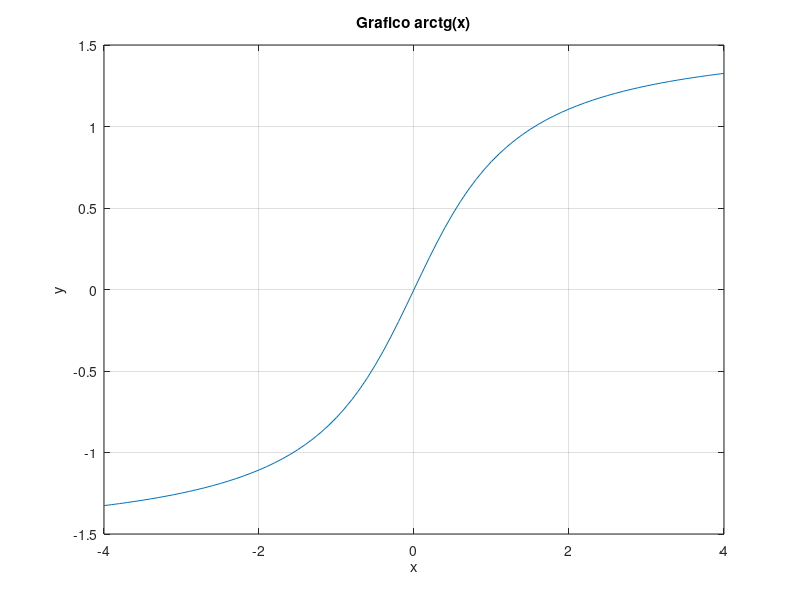
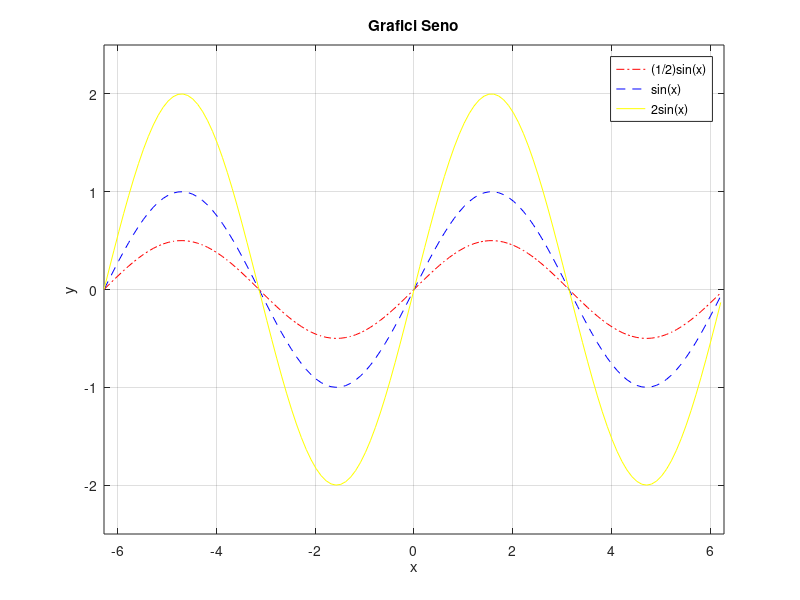
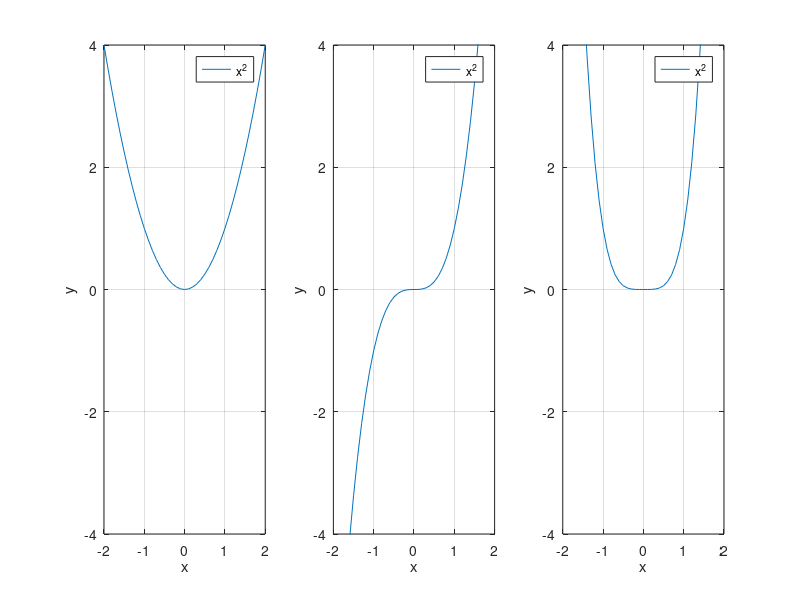
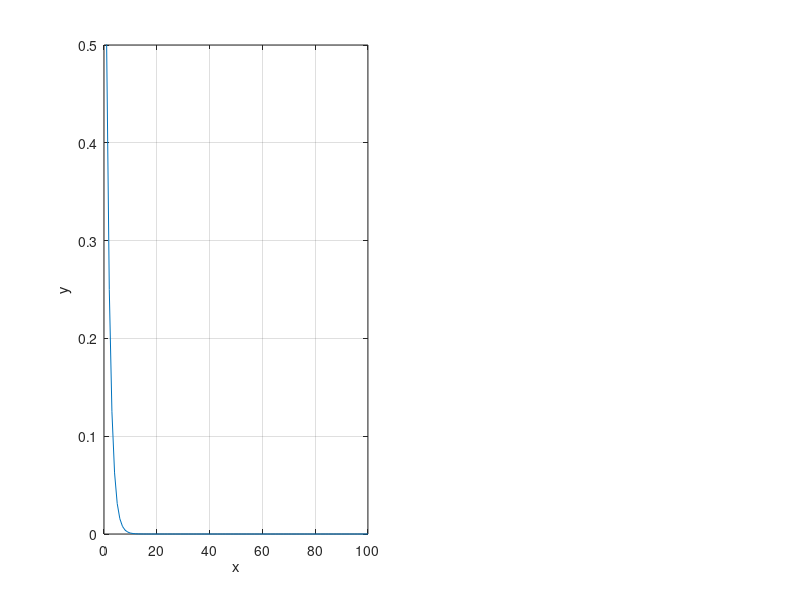

Write MATLAB code to recreate these figures, in order. (Note: this script raises an error after producing the figures.)
%% Pulisci tutto
clc
close all
clear all

%% Punto A

% A. Grafico della funzione arcotangente nell’intervallo [-4, 4].

% Creazione vettore X con valori da -4 a 4 con step di 0.1 
X = -4:0.1:4;

figure;

% Stampa il grafico
% atan(X):= vettore composto dai valori dell'arcotangente per ogni valore di X
plot(X, atan(X));

% Titolo del grafico
title('Grafico arctg(x)');

% Nome degli assi x e y
xlabel('x');
ylabel('y');

% Attiva griglia
grid on;

%% Punto B

% B. Immagine con i grafici di (1/2)*sin(x), sin(x) e 2*sin(x) sovrapposti 
%    nell’intervallo [−2*pi, 2*pi].

% Vettore di tutti i valori da -2*pi a 2pi con step di 0.1
X = -2*pi:0.1:2*pi;
% Vettore composto dai valori del seno calcolati per ogni elemento di X
SEN = sin(X);

figure;

% Grafico 1/2 sin(x), '--r' indica linea tratto-punto rossa
plot(X, (0.5)*SEN, '-.r');

hold on
% Limite assi del grafico, su ascissa va da -2*pi a 2*pi,
% su ascissa da -2.5 a 2.5
axis([-2*pi 2*pi -2.5 2.5]);

% Inserisci griglia
grid on

% Titolo grafico
title('Grafici Seno');

% Nomi degli assi
xlabel('x');
ylabel('y');

% Grafico sin(x), '--b' indica linea tratteggiata blu
plot(X, SEN, '--b');

% Grafico 2sin(x), '-y' indica linea continua gialla
plot(X, 2*SEN, '-y');

% Legenda grafico
legend('(1/2)sin(x)', 'sin(x)', '2sin(x)');

hold off

%% Punto C

% C. Immagine con tre sottografici, che rappresentano rispettivamente x^2, 
%    x^3 e x^4 nell’intervallo [-2, 2].

X = -2:0.1:2;

% Crea la figure (finestra) del grafico con posizione dell'angolo in basso
% sinistra (200,200) dello schermo del PC, e con dimensione 900x300 piXl.
% In questo modo i grafici NON risultano "stirati" in altezza e quindi
% visivamente migliori da osservare.
f = figure('Position', [200 200 900 300]);

% Creazione di 3 subplots, 1 riga e 3 colonne

% Primo subplot
subplot(1,3,1);
% Stampa grafico
plot(X, X.^2);
% Inserisci griglia
grid on
% Limita l'asse y ai valori tra -4 a 4
ylim([-4 4]);
% Nomina gli assi
xlabel('x');
ylabel('y');
% Inserisci legenda con nome della funzione
legend('x^2');

% Secondo subplot
subplot(1,3,2);
plot(X, X.^3);
% Inserisci griglia
grid on
% Limita l'asse y ai valori tra -4 a 4
ylim([-4 4]);
% Nomina gli assi
xlabel('x');
ylabel('y');
% Inserisci legenda con nome della funzione
legend('x^2');

% Terzo subplot
subplot(1,3,3);
plot(X, X.^4);
% Inserisci griglia
grid on
% Limita l'asse y ai valori tra -4 a 4
ylim([-4 4]);
% Nomina gli assi
xlabel('x');
ylabel('y');
% Inserisci legenda con nome della funzione
legend('x^2');

%% Punto D

% D. Immagine con il grafico della funzione y=0.5*x con x∈[0,100], e lo 
%    stesso grafico fatto con scala logaritmica sull’asse y (i due grafici 
%    non devono essere sovrapposti).

% Creazione vettore X da 0 a 100 con step 1
X = 0:1:100;

% Crea la figure (finestra) del grafico con posizione dell'angolo in basso
% sinistra (200,200) dello schermo del PC, e con dimensione 900x300 piXl.
% In questo modo i grafici NON risultano "stirati" in altezza e quindi
% visivamente migliori da osservare.
f = figure('Position', [200 200 1100 400]);

% Creazione di due subplot, 1 riga e due colonne per far si che non siano
% sovrapposti i grafici

subplot(1,2,1);
% Stampa grafico con assi in scala normale
plot(X, (0.5).^X);
% Inserisci grilia
grid on
% Limita l'asse y da 0 a 0.5
ylim([0 0.5]);
% Nomi degli assi
xlabel('x');
ylabel('y');
% Inserisce titolo del subplot
subtitle('(1/2)^x');

subplot(1,2,2);
% Stampa grafico con asse y in scala logaritmica
semilogy(X, (0.5).^X);
% Inserisci griglia
grid on
% Nomi degli assi
xlabel('x');
ylabel('y');
% Inserisce titolo al subplot
subtitle('(1/2)^x con asse y in scala logaritmica');


%% Punto E

% E. Immagine con i grafici delle funzioni y=x^k conx∈[1,1000] e 
%    k∈{2,1,0.5} sovrapposti con colori diversi.

% Creazione vettore X con valori da 1 a 1000 con step 0.1
X = 1:0.1:1000;
% Creazione vettore k, che rappresenta l'insieme k
k = [2 1 0.5];

figure;

plot(X, X.^k(1),'r');

% Inizio creazione grafico
hold on

% Titolo del grafico, \in è il simbolo "appartiene" in LaTex
title('Grafico x^k con k\in\{2,1,0.5\}')

% Inserisci griglia
grid on

% Nomina gli assi
xlabel('x');
ylabel('y');

% Stampa i tre grafici colorati rispettivamente di rosso, blu e giallo
plot(X, X.^k(2),'b');
plot(X, X.^k(3),'y');

% Inserisci legenda del grafico
legend('x^2','x','\surdx');

hold off

%% Punto F

% F. Come nel punto E ma usando la scala logaritmica sia sull’asse x che 
%    sull’asse y.

% Creazione vettore X con valori da 1 a 1000 con step 0.1
X = 1:0.1:1000;
% Creazione vettore k, che rappresenta l'insieme k
k = [2 1 0.5];

figure;

loglog(X, X.^k(1),'r');

hold on
% Stampa i tre grafici colorati rispettivamente di rosso, blu e giallo
% con entrambi gli assi in scala logaritmica
loglog(X, X.^k(2),'b');
loglog(X, X.^k(3),'y');

% Titolo del grafico, \in è il simbolo "appartiene" in LaTex
title('Grafico x^k con k\in\{2,1,0.5\} in scala logaritmica');

% Inserisci griglia
grid on

% Nomina gli assi
xlabel('x');
ylabel('y');

% Inserisci legenda del grafico
legend('x^2','x','\surdx');